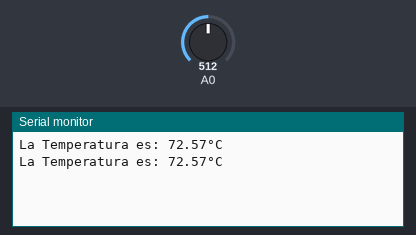
A sketch run on a simulated Arduino Uno, built with avr-gcc and run on an emulated ATmega328P. Parts: the last lines printed to the serial monitor. The inputs (shaded band) are chosen by the test bench; at power-on: A0 = 512.

Above: at 1.8 s.
1.9 s: A0 set to 716
At 2.8 s:
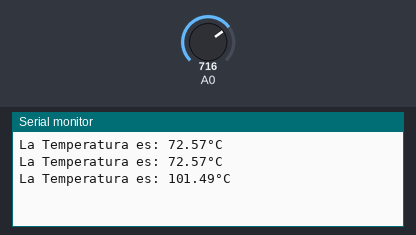
3.4 s: A0 set to 900
At 4.6 s:
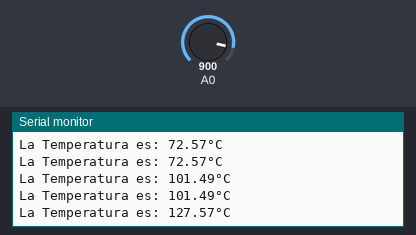
Timing chart, 0 to 6.4 s (numbered marks = the images above; inputs shaded):
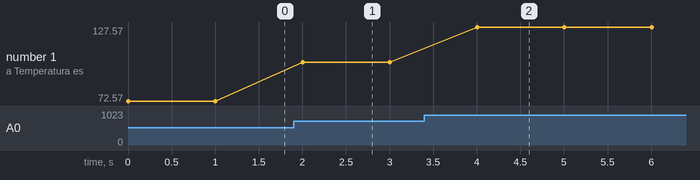

Measured:
- after the input at 1.9 s, the serial monitor: prints a new line after 0.10 s (image 1)
- after the input at 3.4 s, the serial monitor: prints a new line after 0.60 s (image 2)
- plotted number 1: 72.57 → 101.49 after the input at 1.9 s, 101.49 → 127.57 after the input at 3.4 s

The sketch:

termo_codigo.ino
```cpp
float V= 0.0;
float T=0.0;
void setup()
{
  // put your setup code here, to run once:
  pinMode(A0, INPUT);
  Serial.begin(9600);

}

void loop()
{
  // put your main code here, to run repeatedly:
  V = analogRead(A0);
  T= ((V*145)/1023);
  Serial.print("La Temperatura es: ");
  Serial.print(T);
  Serial.println("°C");
  delay(1000);
}
```
